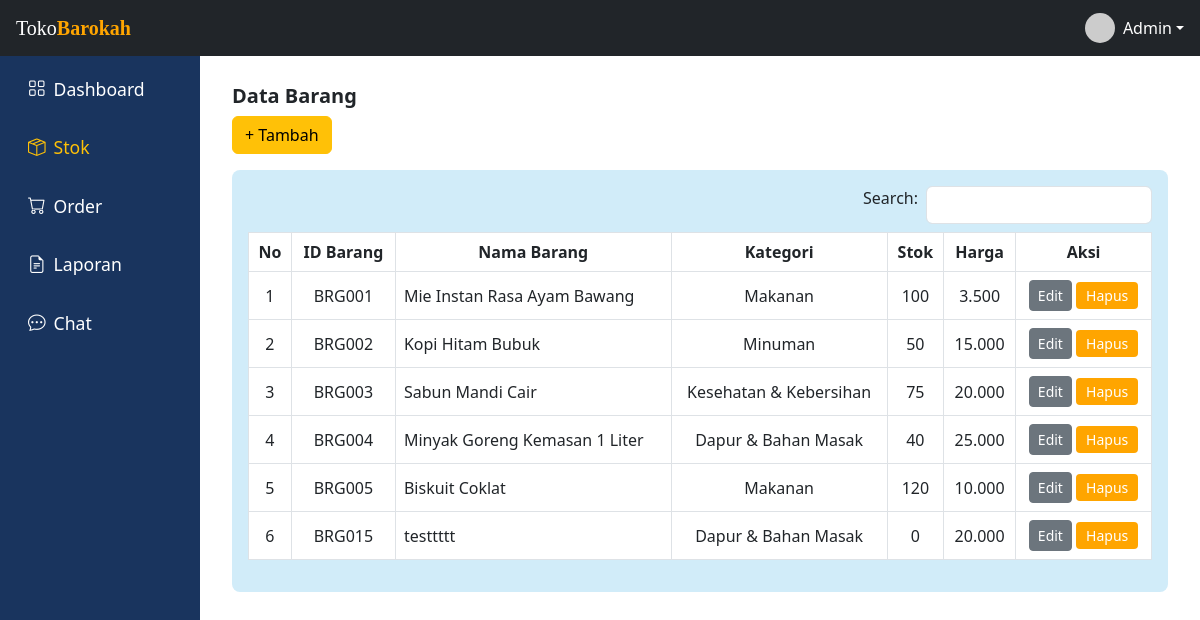
/views/admin/stok.php (signed in), run on an earlier commit of the app's database.
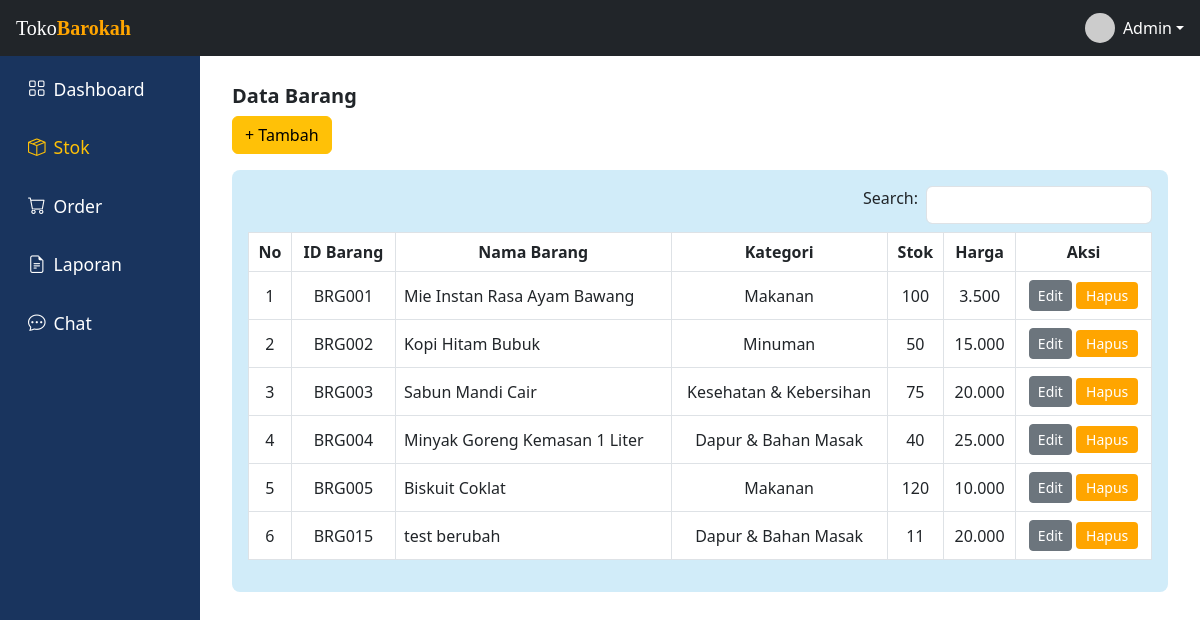
And on a later commit of the database.
### tables this page shows
CREATE TABLE `produk` (
  `id` int(11) NOT NULL,
  `nama` varchar(255) NOT NULL,
  `deskripsi` text DEFAULT NULL,
  `harga` decimal(10,2) NOT NULL,
  `gambar` varchar(255) DEFAULT NULL,
  `stok` int(11) NOT NULL DEFAULT 0,
  `kategori` varchar(100) DEFAULT NULL
);

### views/admin/stok.php (the view, shortened to what this page needs)
<?php
require_once '../../includes/auth_check.php';
include '../../includes/header_admin.php';
try {
    $sql = "SELECT * FROM produk ORDER BY id ASC";
    $stmt = $pdo->query($sql);
    $produk = $stmt->fetchAll(PDO::FETCH_ASSOC);
} catch (PDOException $e) {
    die("Query gagal: " . $e->getMessage());
}
?>
<!DOCTYPE html>
<html lang="id">
<head>
    <link href="https://cdn.jsdelivr.net/npm/bootstrap@5.3.0/dist/css/bootstrap.min.css" rel="stylesheet" />
    <link href="https://cdn.jsdelivr.net/npm/bootstrap-icons@1.10.5/font/bootstrap-icons.css" rel="stylesheet" />
    <link rel="stylesheet" href="../../assets/css/admin.css">
</head>
<body>
    <div class="d-flex">
        <div class="col-md-2 d-none d-md-block" style="background-color: #19345e; height: 100vh;">
            <?php include '../../includes/sidebar.php'; ?>
        </div>
        <div class="col-md-10">
            <div class="main-content">
                <h5><strong>Data Barang</strong></h5>
                <button class="btn btn-warning mb-3" data-bs-toggle="modal" data-bs-target="#modalTambah">+
                    Tambah</button>
                <div class="table-container">
                    <div class="d-flex justify-content-end mb-2">
                        <label for="search" class="me-2">Search:</label>
                        <input type="text" id="search" class="form-control w-25">
                    </div>
                    <table class="table table-bordered text-center align-middle bg-white">
                        <thead>
                            <tr>
                                <th>No</th>
                                <th>ID Barang</th>
                                <th>Nama Barang</th>
                                <th>Kategori</th>
                                <th>Stok</th>
                                <th>Harga</th>
                                <th>Aksi</th>
                            </tr>
                        </thead>
                        <tbody>
                            <?php $no = 1;
                            foreach ($produk as $row): ?>
                                <tr>
                                    <td><?= $no++ ?></td>
                                    <td>BRG<?= str_pad($row['id'], 3, '0', STR_PAD_LEFT) ?></td>
                                    <td style="text-align: left;"><?= htmlspecialchars($row['nama']) ?></td>
                                    <td><?= htmlspecialchars($row['kategori']) ?></td>
                                    <td><?= $row['stok'] ?></td>
                                    <td><?= number_format($row['harga'], 0, ',', '.') ?></td>
                                    <td>
                                        <button class="btn btn-sm btn-secondary btn-edit" data-id="<?= $row['id'] ?>"
                                            data-nama="<?= htmlspecialchars($row['nama']) ?>"
                                            data-kategori="<?= htmlspecialchars($row['kategori']) ?>"
                                            data-stok="<?= $row['stok'] ?>" data-harga="<?= $row['harga'] ?>"
                                            data-bs-toggle="modal" data-bs-target="#modalEdit">
                                            Edit
                                        </button>
                                        <button class="btn btn-sm btn-danger btn-hapus" data-id="<?= $row['id'] ?>"
                                            data-nama="<?= htmlspecialchars($row['nama']) ?>">
                                            Hapus
                                        </button>
                                    </td>
                                </tr>
                            <?php endforeach; ?>
                        </tbody>
                    </table>
                </div>
            </div>
        </div>
    </div>
</body>
</html>

What changed in the data, as far as the page shows it:
changed produk "015": nama "testtttt" → "test berubah"; stok "0" → "11"
